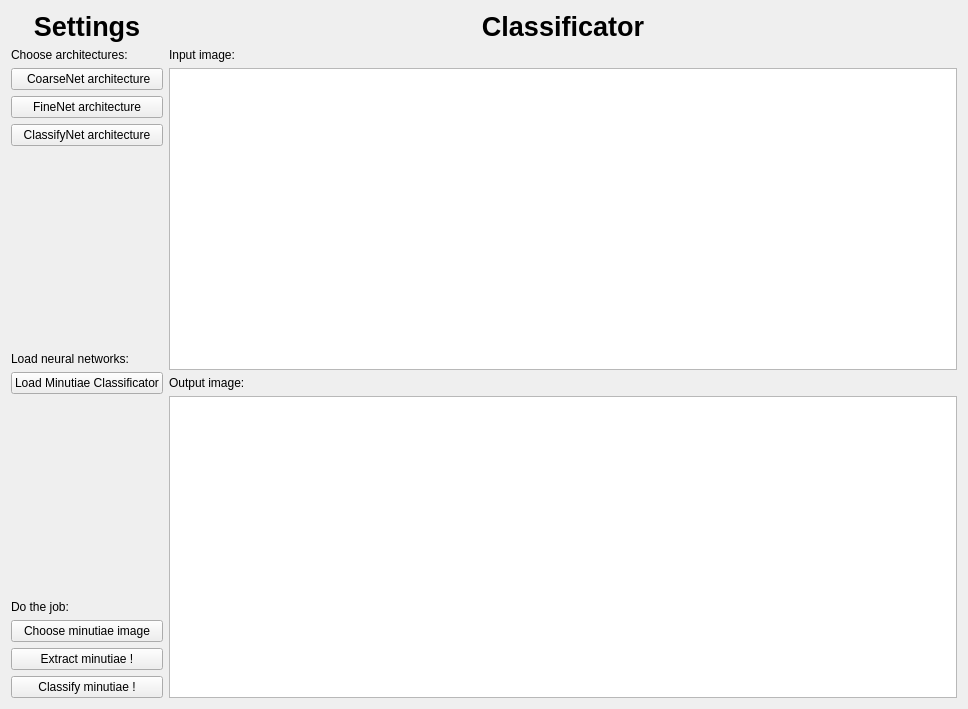
<?xml version="1.0" encoding="UTF-8"?>
<ui version="4.0">
 <class>minutiae_classificator</class>
 <widget class="QMainWindow" name="minutiae_classificator">
  <property name="geometry">
   <rect>
    <x>0</x>
    <y>0</y>
    <width>968</width>
    <height>709</height>
   </rect>
  </property>
  <property name="windowTitle">
   <string>Minutiae Classificator</string>
  </property>
  <property name="toolTipDuration">
   <number>0</number>
  </property>
  <widget class="QWidget" name="application">
   <layout class="QHBoxLayout" name="horizontalLayout_2">
    <item>
     <layout class="QVBoxLayout" name="settings">
      <item>
       <layout class="QVBoxLayout" name="settings_layout">
        <item>
         <widget class="QLabel" name="label_section_settings">
          <property name="font">
           <font>
            <pointsize>20</pointsize>
            <weight>75</weight>
            <bold>true</bold>
           </font>
          </property>
          <property name="text">
           <string>Settings</string>
          </property>
          <property name="alignment">
           <set>Qt::AlignHCenter|Qt::AlignTop</set>
          </property>
          <property name="margin">
           <number>15</number>
          </property>
         </widget>
        </item>
        <item>
         <widget class="QLabel" name="label_architectures">
          <property name="text">
           <string>Choose architectures: </string>
          </property>
          <property name="margin">
           <number>5</number>
          </property>
         </widget>
        </item>
        <item>
         <widget class="QPushButton" name="button_coarse_net">
          <property name="text">
           <string> CoarseNet architecture</string>
          </property>
         </widget>
        </item>
        <item>
         <widget class="QPushButton" name="button_fine_net">
          <property name="text">
           <string>FineNet architecture</string>
          </property>
         </widget>
        </item>
        <item>
         <widget class="QPushButton" name="button_classify_net">
          <property name="text">
           <string>ClassifyNet architecture</string>
          </property>
         </widget>
        </item>
        <item>
         <spacer name="verticalSpacer_2">
          <property name="orientation">
           <enum>Qt::Vertical</enum>
          </property>
          <property name="sizeHint" stdset="0">
           <size>
            <width>20</width>
            <height>40</height>
           </size>
          </property>
         </spacer>
        </item>
        <item>
         <widget class="QLabel" name="label_load_network">
          <property name="text">
           <string>Load neural networks:</string>
          </property>
          <property name="margin">
           <number>5</number>
          </property>
         </widget>
        </item>
        <item>
         <widget class="QPushButton" name="button_load_network">
          <property name="text">
           <string>Load Minutiae Classificator</string>
          </property>
         </widget>
        </item>
        <item>
         <spacer name="verticalSpacer_3">
          <property name="orientation">
           <enum>Qt::Vertical</enum>
          </property>
          <property name="sizeHint" stdset="0">
           <size>
            <width>20</width>
            <height>40</height>
           </size>
          </property>
         </spacer>
        </item>
        <item>
         <widget class="QLabel" name="label_do_the_job">
          <property name="text">
           <string>Do the job:</string>
          </property>
          <property name="margin">
           <number>5</number>
          </property>
         </widget>
        </item>
        <item>
         <widget class="QPushButton" name="button_choose_image">
          <property name="text">
           <string>Choose minutiae image</string>
          </property>
         </widget>
        </item>
        <item>
         <widget class="QPushButton" name="button_extract">
          <property name="text">
           <string>Extract minutiae !</string>
          </property>
         </widget>
        </item>
        <item>
         <widget class="QPushButton" name="button_classify">
          <property name="text">
           <string>Classify minutiae !</string>
          </property>
         </widget>
        </item>
       </layout>
      </item>
     </layout>
    </item>
    <item>
     <layout class="QVBoxLayout" name="classificator">
      <item>
       <layout class="QVBoxLayout" name="classificator_layout">
        <item>
         <widget class="QLabel" name="label_section_classification">
          <property name="font">
           <font>
            <pointsize>20</pointsize>
            <weight>75</weight>
            <bold>true</bold>
           </font>
          </property>
          <property name="text">
           <string>Classificator</string>
          </property>
          <property name="alignment">
           <set>Qt::AlignHCenter|Qt::AlignTop</set>
          </property>
          <property name="margin">
           <number>15</number>
          </property>
         </widget>
        </item>
        <item>
         <widget class="QLabel" name="label_input_image">
          <property name="text">
           <string>Input image:</string>
          </property>
          <property name="margin">
           <number>5</number>
          </property>
         </widget>
        </item>
        <item>
         <widget class="QGraphicsView" name="input_image"/>
        </item>
        <item>
         <widget class="QLabel" name="label_output_image">
          <property name="text">
           <string>Output image:</string>
          </property>
          <property name="margin">
           <number>5</number>
          </property>
         </widget>
        </item>
        <item>
         <widget class="QGraphicsView" name="output_image"/>
        </item>
       </layout>
      </item>
     </layout>
    </item>
   </layout>
  </widget>
  <action name="actionNetwork_settings">
   <property name="text">
    <string>Network settings</string>
   </property>
  </action>
  <action name="actionFiles_settings">
   <property name="text">
    <string>Files settings</string>
   </property>
  </action>
  <action name="actionExtract_minutiae">
   <property name="text">
    <string>Extract minutiae</string>
   </property>
  </action>
  <action name="actionClassify_minutiae">
   <property name="text">
    <string>Classify minutiae</string>
   </property>
  </action>
 </widget>
 <layoutdefault spacing="6" margin="11"/>
 <resources/>
 <connections/>
</ui>
